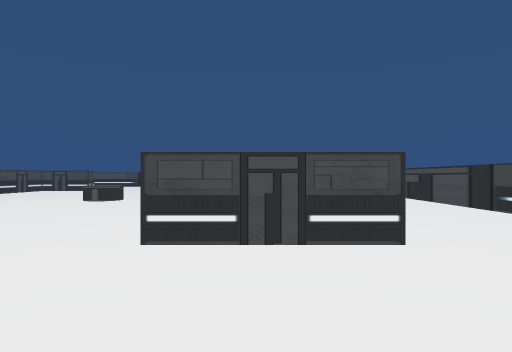
view 1 (above)

19 first-person views from a walk through a 3-D level made in the Unity game engine. The camera is 1.3 m above the floor, looks level and sees 75° across. The floor is counted in squares, 2 m on a side. Each view is taken from the middle of a square. On the plan, view 1 faces up. The plan holds only what a view shows up to about 10 squares ahead; the rest is blank.

view 2
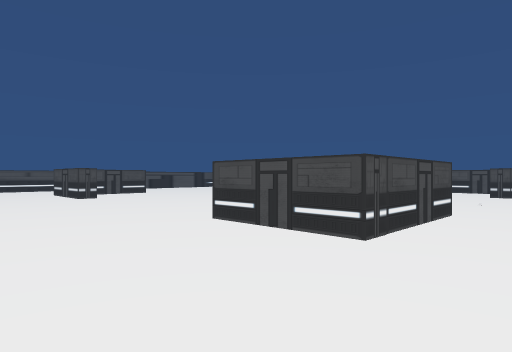

view 3
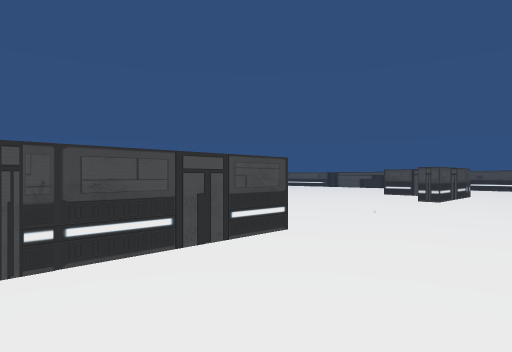

view 4
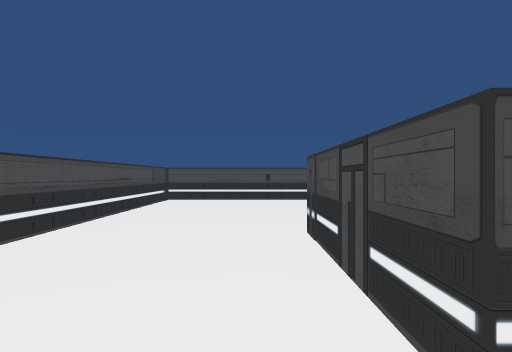

view 5
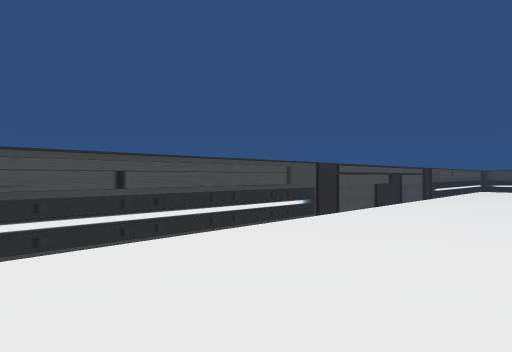

view 6
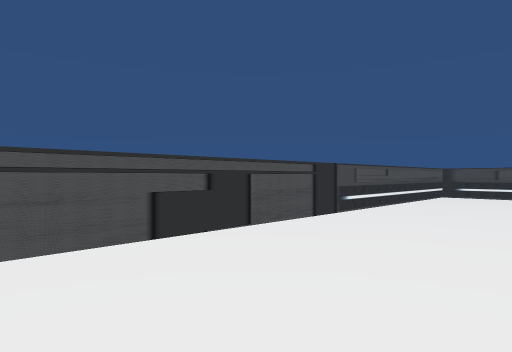

view 7
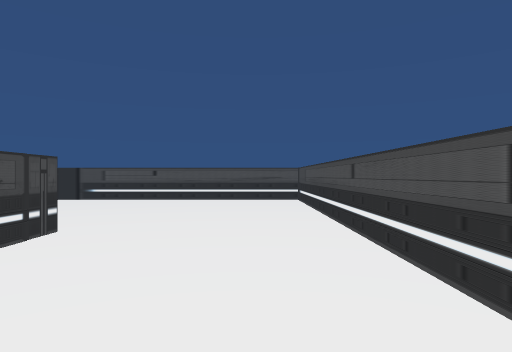

view 8
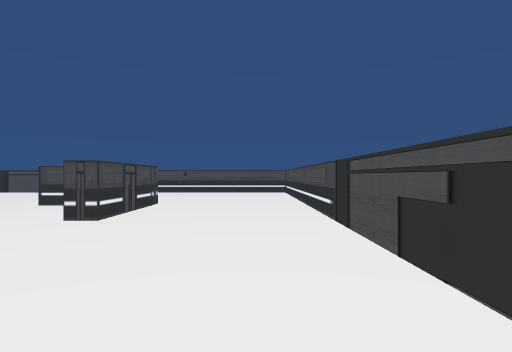

view 9
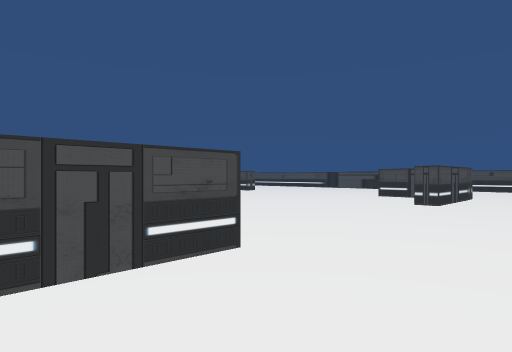

view 10
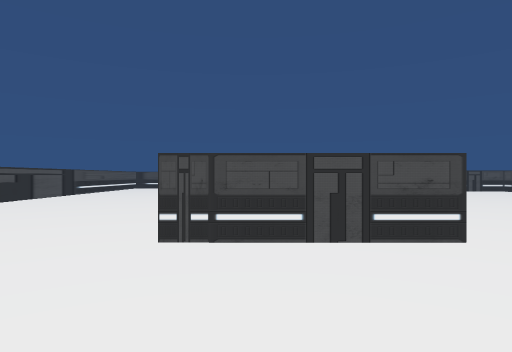

view 11
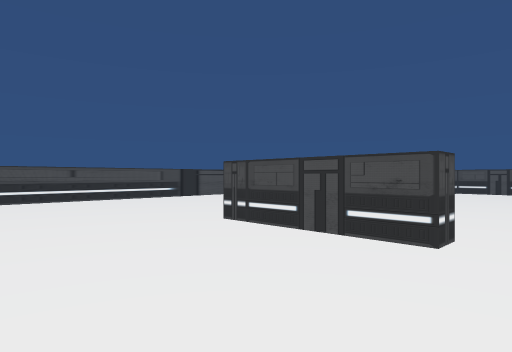

view 12
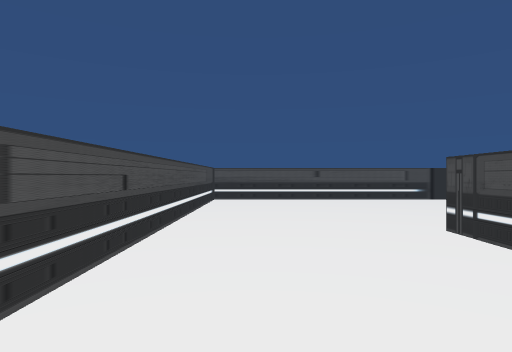

view 13
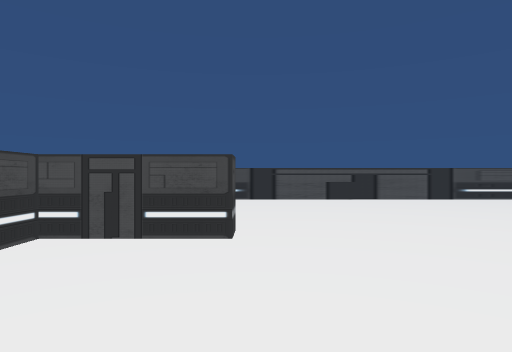

view 14
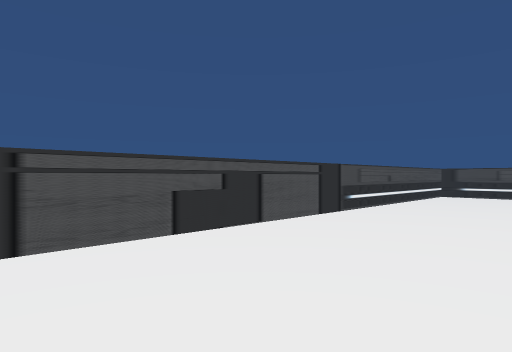

view 15
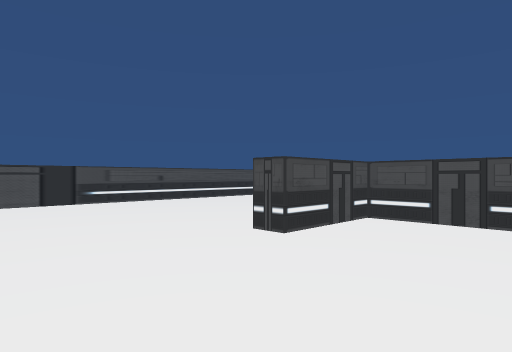

view 16
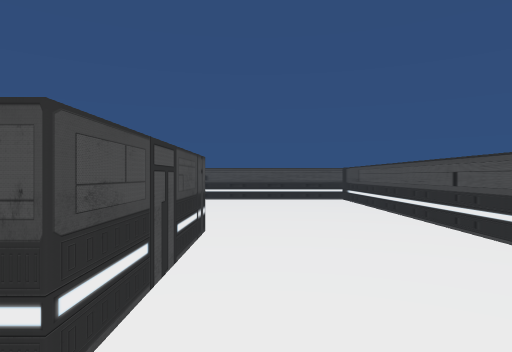

view 17
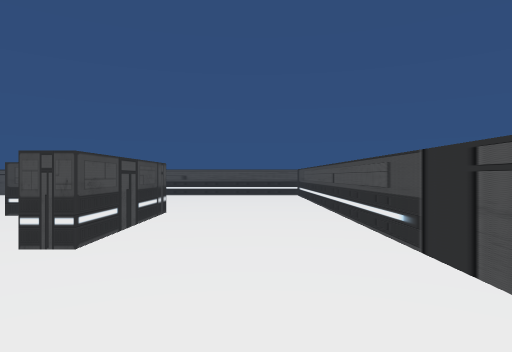

view 18
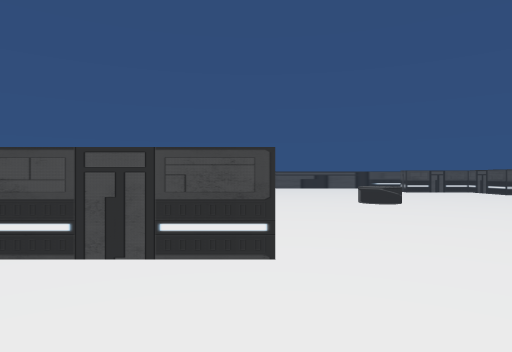

view 19
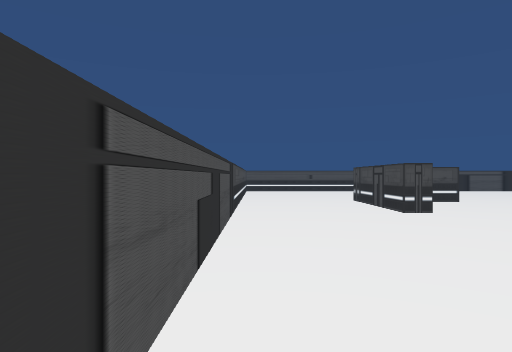

### Floor plan
Points are (right, up) in squares from view 1. A wall is a line through its corners. A room is listed if a view was taken in it or the views show most of it. See-through windows are left out.
Room 1 (views 1, 2, 3, 4, 5, 6, 7, 8, 9, 10, 11, 12, 13, 14, 15, 16, 17, 18, 19)
walls: (0.9, 6.1) (1.4, 6.1) (1.4, 3.1) (-1.1, 3.1); (-9.2, 12) (-9.7, 12) (-9.7, 15); (0.9, 12.6) (0.9, 14.5) (-1.1, 14.5) (-1.1, 15); (-1.1, 3.6) (-0.4, 3.6); (-7.1, 14.5) (-9.2, 14.5) (-9.2, 13.9); (-8.4, 3.6) (-7.2, 3.6) (-7.2, 3.1) (-8.1, 3.1); (1.4, 15) (1.4, 12) (0.9, 12); (-9.7, 3) (-9.7, 6.1) (-9.1, 6.1); (4.4, 5.8) (4.4, 20.2) (-13.1, 20.2); (-13.2, 9.5) (-13.2, -2.1) (4.4, -2.1) (4.4, 3.9); (-13.2, 18) (-13.2, 12.4); (-13.2, 18.9) (-13.2, 18.1)
objects: other object (-4, 9)

Where each view was taken, in squares from view 1:
view 1: 0 up, 0 right, facing up
view 2: 0 up, 3 right, facing up-left
view 3: 3 up, 4 right, facing up-left
view 4: 7 up, 2 right, facing down
view 5: 1 up, 3 right, facing down-left
view 6: 1 up, 2 left, facing down-left
view 7: 7 up, 12 left, facing down
view 8: 11 up, 12 left, facing down
view 9: 14 up, 12 left, facing down-right
view 10: 14 up, 13 left, facing right
view 11: 11 up, 13 left, facing up-right
view 12: 11 up, 12 left, facing up
view 13: 11 up, 7 left, facing up
view 14: 17 up, 7 left, facing up-right
view 15: 12 up, 4 left, facing up-right
view 16: 11 up, 2 right, facing up
view 17: 9 up, 3 right, facing up
view 18: 6 up, 4 right, facing left
view 19: 12 up, 4 right, facing down
